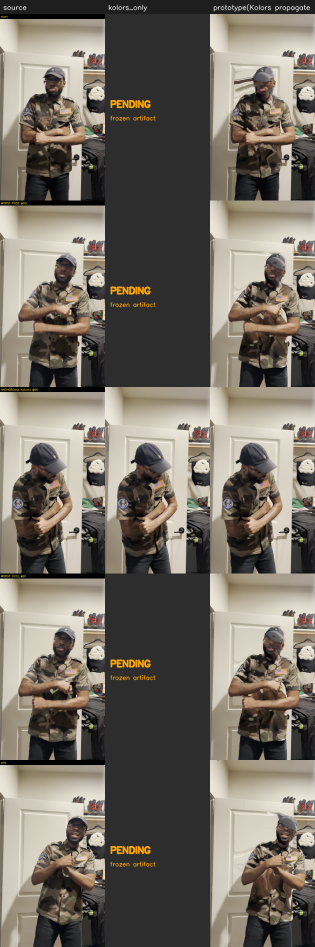
#> input picture workers/warp_worker/artifacts/stage_a_sourceanchor/stage_a_grid.png, 630 x 1893 px (shown at 1/2 size)
$ python -i masks.py   (imports and definitions only)
#> lines starting #> are read from the running program, lines starting #| are printed output that depends on the picture; after the words box and inside, x2 and y2 are one past the last pixel; in counts of white or black regions, pixels touching at a corner belong together
"""Per-region masks (spec capability #3): torso, left/right sleeve, collar,
stripe_logo, hands_arms.

Masks are a PLUGGABLE INTERFACE. Two providers:

  * ``load_mask_dir``    — load externally-produced masks (the SAM plug-in point;
                           production supplies fal-ai/sam-3/video masks here).
  * ``derive_heuristic`` — a genuinely-computed but deliberately COARSE prototype
                           fallback. The most important mask for the kill
                           criterion — ``hands_arms`` (the forearms crossing the
                           chest) — uses a REAL YCrCb skin segmentation, because
                           natural hand/arm occlusion is exactly what the test
                           stresses. The garment regions are a coarse
                           person-region split; they are honest stand-ins, not
                           pixel-accurate garment segmentation, and are labelled
                           as such in the QA report.

Nothing here pretends to be SAM. When a mask dir exists it wins.
"""
from __future__ import annotations

import os
from dataclasses import dataclass
from typing import Dict, Optional

import cv2
import numpy as np

from .brand import RegionGeometry
from .config import FOREGROUND_REGION, GARMENT_REGIONS


# [11 lines left out: function load_mask_dir, not called in this run]


# --- REAL: skin / hands_arms via YCrCb ---------------------------------------

def skin_mask(bgr: np.ndarray) -> np.ndarray:
    """Standard YCrCb skin segmentation (real). Captures the forearms/hands that
    cross the chest — the foreground occluder the compositor must keep on top."""
    ycrcb = cv2.cvtColor(bgr, cv2.COLOR_BGR2YCrCb)
    lower = np.array([0, 135, 85], dtype=np.uint8)
    upper = np.array([255, 180, 135], dtype=np.uint8)
    m = cv2.inRange(ycrcb, lower, upper)
    m = cv2.morphologyEx(m, cv2.MORPH_OPEN, np.ones((3, 3), np.uint8))
    m = cv2.morphologyEx(m, cv2.MORPH_CLOSE, np.ones((7, 7), np.uint8))
    return m


# --- COARSE prototype garment/person region ----------------------------------

def person_mask_grabcut(bgr: np.ndarray, rect_rel=(0.15, 0.05, 0.70, 0.90)) -> np.ndarray:
    """Coarse foreground via GrabCut seeded from a central rectangle. Real, runs
    on CPU. Prototype-grade — a labelled stand-in for a person/garment segmenter."""
    h, w = bgr.shape[:2]
    rx, ry, rw, rh = rect_rel
    rect = (int(w * rx), int(h * ry), int(w * rw), int(h * rh))
    mask = np.zeros((h, w), np.uint8)
    bgd, fgd = np.zeros((1, 65), np.float64), np.zeros((1, 65), np.float64)
    try:
        cv2.grabCut(bgr, mask, rect, bgd, fgd, 3, cv2.GC_INIT_WITH_RECT)
    except cv2.error:
        # Degenerate frame -> fall back to the seed rectangle.
        mask[rect[1]:rect[1] + rect[3], rect[0]:rect[0] + rect[2]] = cv2.GC_FGD
    fg = np.where((mask == cv2.GC_FGD) | (mask == cv2.GC_PR_FGD), 255, 0).astype(np.uint8)
    fg = cv2.morphologyEx(fg, cv2.MORPH_OPEN, np.ones((5, 5), np.uint8))
    return fg


@dataclass
class RegionMaskSet:
    masks: Dict[str, np.ndarray]           # region -> uint8 0/255
    source: str                            # "provided" | "heuristic" | "mixed"

    # [13 lines left out: functions get, garment_union, not called in this run]


def derive_heuristic(bgr: np.ndarray) -> RegionMaskSet:
    """Derive the full region set for one frame. hands_arms is REAL skin; garment
    regions are a coarse person-region geometric split (labelled coarse)."""
    h, w = bgr.shape[:2]
    person = person_mask_grabcut(bgr)
    skin = skin_mask(bgr)
    # Garment = person minus skin (skin is foreground occluder / face).
    garment = cv2.bitwise_and(person, cv2.bitwise_not(skin))

    # Geometric split of the garment blob into torso / sleeves / collar.
    ys, xs = np.where(garment > 0)
    masks: Dict[str, np.ndarray] = {r: np.zeros((h, w), np.uint8) for r in GARMENT_REGIONS}
    masks[FOREGROUND_REGION] = skin
    if len(xs) > 50:
        x0, x1 = xs.min(), xs.max()
        y0, y1 = ys.min(), ys.max()
        gw = max(1, x1 - x0)
        gh = max(1, y1 - y0)
        cx_split_l = x0 + int(gw * 0.30)
        cx_split_r = x0 + int(gw * 0.70)
        collar_y = y0 + int(gh * 0.14)
        for (yy, xx) in zip(ys, xs):
            if yy <= collar_y and cx_split_l <= xx <= cx_split_r:
                masks["collar"][yy, xx] = 255
            elif xx < cx_split_l:
                masks["left_sleeve"][yy, xx] = 255
            elif xx > cx_split_r:
                masks["right_sleeve"][yy, xx] = 255
            else:
                masks["torso"][yy, xx] = 255
    return RegionMaskSet(masks=masks, source="heuristic")


# [26 lines left out: functions region_geometry, feather, not called in this run]

>>> import cv2
>>> picture = cv2.imread('artifacts/stage_a_sourceanchor/stage_a_grid.png')
#> picture is the input picture: shape (1893, 630, 3); mean B, G, R 99.5, 108.9, 115.7
>>> result = derive_heuristic(picture)
#> in derive_heuristic, `person = person_mask_grabcut(bgr)`:
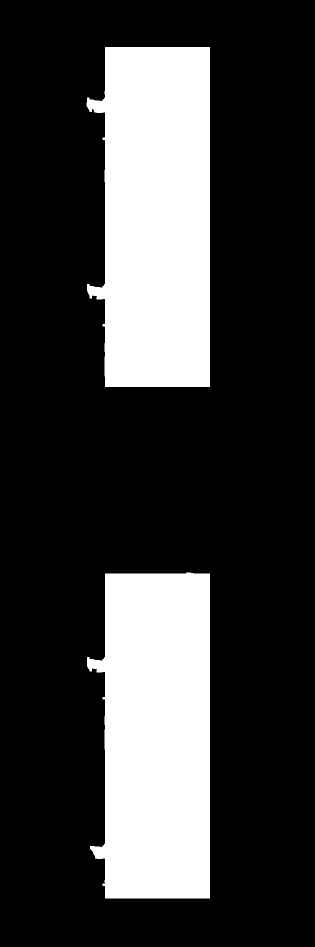
#> person: shape (1893, 630) (shown at 1/2 size); 23.7% white; 2 white regions, box (x1, y1, x2, y2) and area: (173, 94, 420, 774) 144642, (174, 1145, 420, 1797) 138107
#> in skin_mask, `ycrcb = cv2.cvtColor(bgr, cv2.COLOR_BGR2YCrCb)`: ycrcb: shape (1893, 630, 3); mean of channels 0, 1, 2 109.8, 132.1, 122.1
#> in skin_mask, `m = cv2.inRange(ycrcb, lower, upper)`:
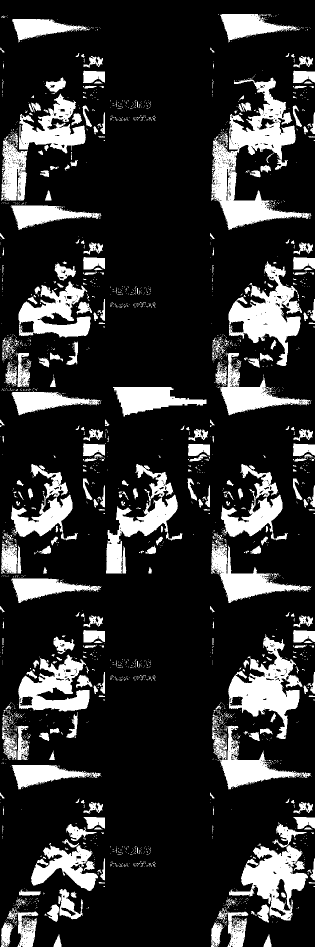
#> m: shape (1893, 630) (shown at 1/2 size); 18.5% white; 2256 white regions (1964 under 20 px), largest, box (x1, y1, x2, y2) and area: (422, 155, 623, 460) 19740, (456, 1268, 605, 1478) 11959, (457, 522, 604, 732) 11934
#> in skin_mask, `m = cv2.morphologyEx(m, cv2.MORPH_OPEN, np.ones((3, 3), np.uint8))`:
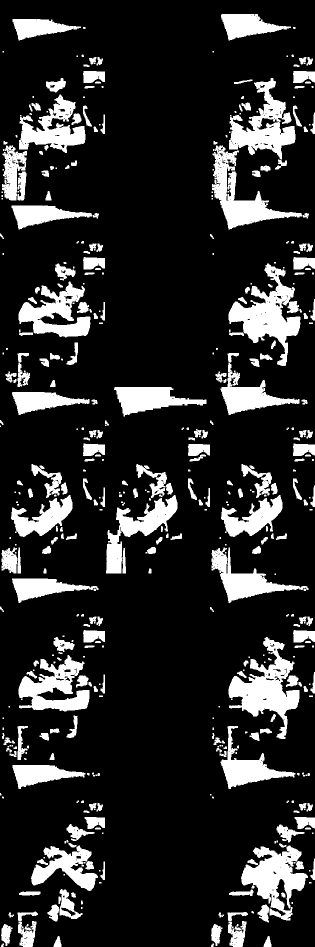
#> m: shape (1893, 630) (shown at 1/2 size); 16.7% white; 470 white regions (174 under 20 px), largest, box (x1, y1, x2, y2) and area: (457, 527, 601, 732) 11229, (457, 1274, 599, 1478) 11059, (482, 1691, 616, 1841) 9616
#> in skin_mask, `m = cv2.morphologyEx(m, cv2.MORPH_CLOSE, np.ones((7, 7), np.uint8))`:
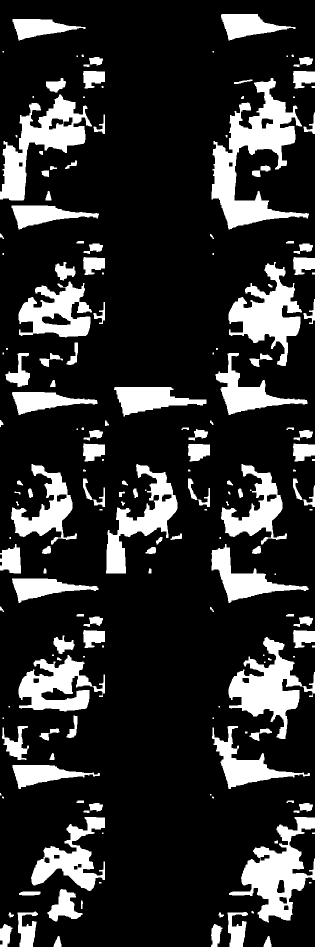
#> m: shape (1893, 630) (shown at 1/2 size); 18.3% white; 181 white regions (46 under 20 px), largest, box (x1, y1, x2, y2) and area: (423, 156, 618, 459) 21060, (458, 1634, 630, 1845) 13972, (0, 189, 184, 401) 13657
#> in derive_heuristic, `x0, x1 = xs.min(), xs.max()`: x0 = 173; x1 = 419
#> in derive_heuristic, `y0, y1 = ys.min(), ys.max()`: y0 = 94; y1 = 1796
#> in derive_heuristic, `gw = max(1, x1 - x0)`: gw = 246
#> in derive_heuristic, `gh = max(1, y1 - y0)`: gh = 1702
#> in derive_heuristic, `cx_split_l = x0 + int(gw * 0.30)`: cx_split_l = 246
#> in derive_heuristic, `cx_split_r = x0 + int(gw * 0.70)`: cx_split_r = 345
#> in derive_heuristic, `collar_y = y0 + int(gh * 0.14)`: collar_y = 332
#> after the loop in derive_heuristic, `for (yy, xx) in zip(ys, xs):`: masks = 5 items
